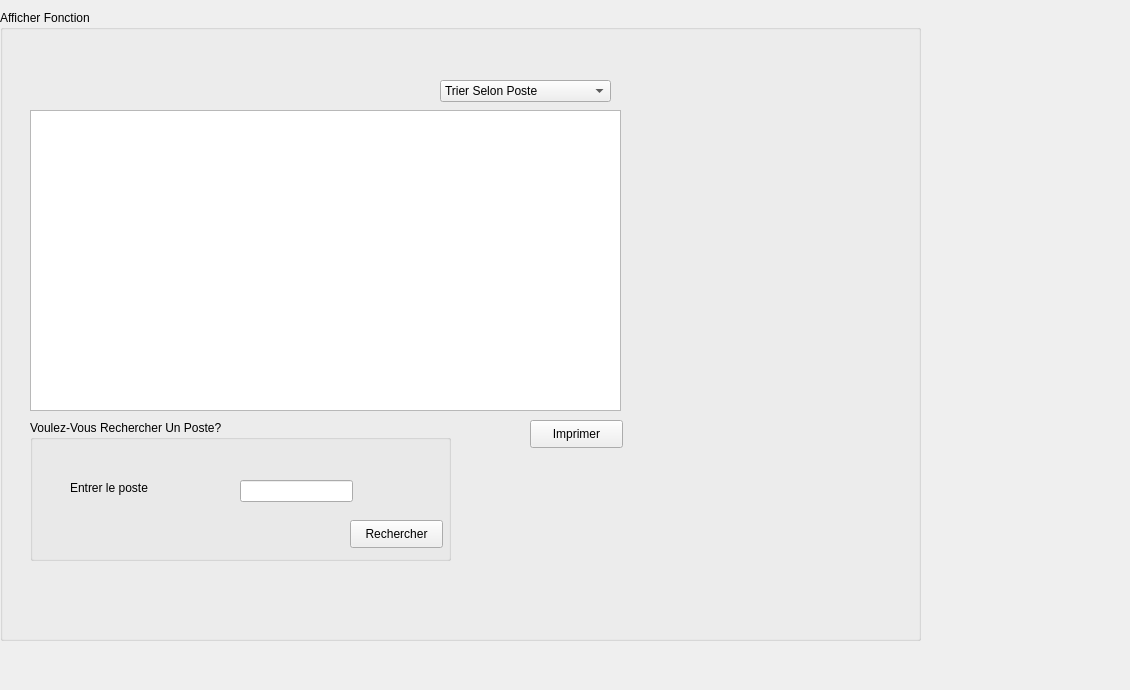
      <widget class="QWidget" name="tab_8">
       <attribute name="title">
        <string>Afficher</string>
       </attribute>
       <widget class="QGroupBox" name="groupBox_7">
        <property name="geometry">
         <rect>
          <x>0</x>
          <y>10</y>
          <width>921</width>
          <height>631</height>
         </rect>
        </property>
        <property name="title">
         <string>Afficher Fonction</string>
        </property>
        <widget class="QComboBox" name="comboBox_2">
         <property name="geometry">
          <rect>
           <x>440</x>
           <y>70</y>
           <width>171</width>
           <height>22</height>
          </rect>
         </property>
         <item>
          <property name="text">
           <string>Trier Selon Poste</string>
          </property>
         </item>
        </widget>
        <widget class="QGroupBox" name="groupBox_8">
         <property name="geometry">
          <rect>
           <x>30</x>
           <y>410</y>
           <width>421</width>
           <height>141</height>
          </rect>
         </property>
         <property name="title">
          <string>Voulez-Vous Rechercher Un Poste?</string>
         </property>
         <widget class="QLabel" name="label_24">
          <property name="geometry">
           <rect>
            <x>40</x>
            <y>60</y>
            <width>211</width>
            <height>16</height>
           </rect>
          </property>
          <property name="text">
           <string>Entrer le poste</string>
          </property>
         </widget>
         <widget class="QLineEdit" name="lineEdit_19">
          <property name="geometry">
           <rect>
            <x>210</x>
            <y>60</y>
            <width>113</width>
            <height>22</height>
           </rect>
          </property>
         </widget>
         <widget class="QPushButton" name="pushButton_10">
          <property name="geometry">
           <rect>
            <x>320</x>
            <y>100</y>
            <width>93</width>
            <height>28</height>
           </rect>
          </property>
          <property name="text">
           <string>Rechercher</string>
          </property>
         </widget>
        </widget>
        <widget class="QPushButton" name="pushButton_7">
         <property name="geometry">
          <rect>
           <x>530</x>
           <y>410</y>
           <width>93</width>
           <height>28</height>
          </rect>
         </property>
         <property name="text">
          <string>Imprimer</string>
         </property>
        </widget>
        <widget class="QTableView" name="tableView">
         <property name="geometry">
          <rect>
           <x>30</x>
           <y>100</y>
           <width>591</width>
           <height>301</height>
          </rect>
         </property>
        </widget>
       </widget>
       <widget class="QLabel" name="label_36">
        <property name="geometry">
         <rect>
          <x>-235</x>
          <y>0</y>
          <width>1121</width>
          <height>681</height>
         </rect>
        </property>
        <property name="styleSheet">
         <string notr="true">background-image:url(:/gris.jpg)</string>
        </property>
        <property name="text">
         <string/>
        </property>
       </widget>
       <zorder>label_36</zorder>
       <zorder>groupBox_7</zorder>
      </widget>
